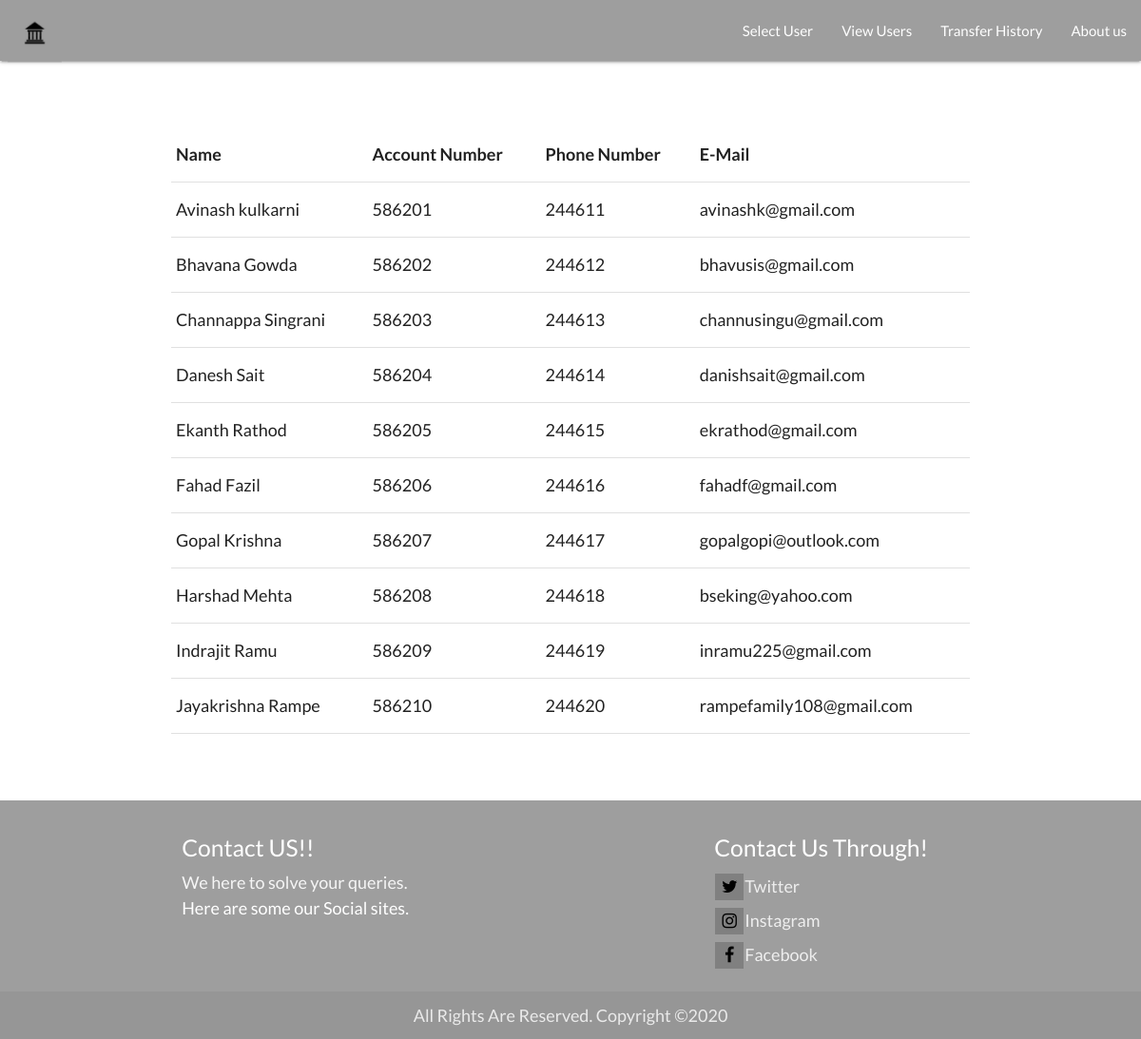
The page /viewUsers.php on the database its author committed.
### tables this page shows
CREATE TABLE `customer_details` (
  `c_id` int(11) NOT NULL,
  `c_name` varchar(255) NOT NULL,
  `c_email` varchar(255) NOT NULL,
  `c_balance` int(11) NOT NULL,
  `phno` int(11) NOT NULL
);

### viewUsers.php (the view, shortened to what this page needs)
<?php
	include('db_connect.php');
	$sql = 'SELECT c_name, c_id,phno,c_email FROM customer_details ORDER BY c_id';
	$result = mysqli_query($conn, $sql);
	$customers = mysqli_fetch_all($result, MYSQLI_ASSOC);
?>
<!DOCTYPE html>
<html>
<head>
	<link rel="stylesheet" href="https://cdnjs.cloudflare.com/ajax/libs/materialize/1.0.0/css/materialize.min.css">
    <link rel="stylesheet" type="text/css" href="style.css">
</head>
<body>
	<?php include('navbar.php'); ?>
		<section>
		<div class="wrapper">
				<div class="container" style="margin: 70px auto">
				<table class="highlight center">
					<tr>
						<th>Name</th>
						<th>Account Number</th>
						<th>Phone Number</th>
						<th>E-Mail</th>
					</tr>
					<?php
						foreach($customers as $customer) {
							echo "<tr><td> ".$customer['c_name']."</td><td>".$customer['c_id']."</td><td>".$customer['phno']."</td><td>".$customer['c_email']."</td></tr>";
						}
					?>
				</table>
			</div>
		</div>
	</section>
	<?php include('footer.php'); ?>
</body>
</html>

### style.css (style rules this page uses)
* { margin: 0; padding: 0; box-sizing: border-box; }
body { font-size: 18px; font-family: "Lato", serif; }

### rows shown on the page
customer_details: c_name "Avinash kulkarni", c_id "586201", phno "244611", c_email "avinashk@gmail.com"
customer_details: c_name "Bhavana Gowda", c_id "586202", phno "244612", c_email "bhavusis@gmail.com"
customer_details: c_name "Channappa Singrani", c_id "586203", phno "244613", c_email "channusingu@gmail.com"
customer_details: c_name "Danesh Sait", c_id "586204", phno "244614", c_email "danishsait@gmail.com"
customer_details: c_name "Ekanth Rathod", c_id "586205", phno "244615", c_email "ekrathod@gmail.com"
customer_details: c_name "Fahad Fazil", c_id "586206", phno "244616", c_email "fahadf@gmail.com"
customer_details: c_name "Gopal Krishna", c_id "586207", phno "244617", c_email "gopalgopi@outlook.com"
customer_details: c_name "Harshad Mehta", c_id "586208", phno "244618", c_email "bseking@yahoo.com"
customer_details: c_name "Indrajit Ramu", c_id "586209", phno "244619", c_email "inramu225@gmail.com"
customer_details: c_name "Jayakrishna Rampe", c_id "586210", phno "244620", c_email "rampefamily108@gmail.com"
